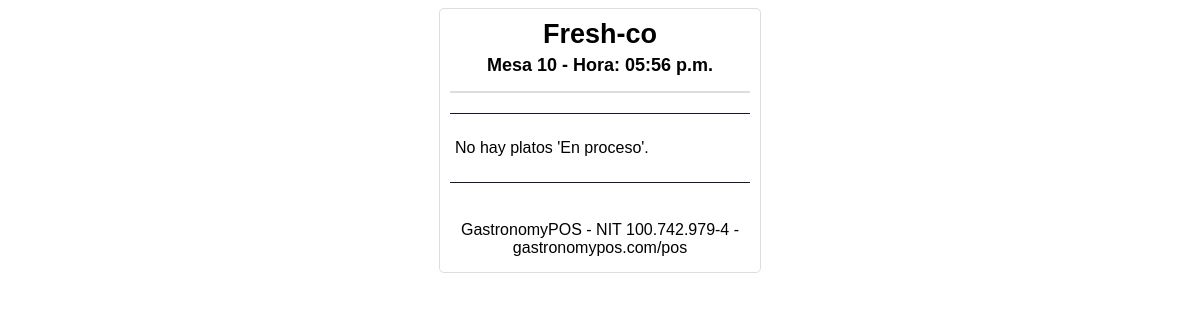
/app/pedido/243/generar_comanda/ (signed in), run on the app's committed database.
### usuarios/models.py (models this page shows, shortened)
class Profile(models.Model):
    RESPONSABILIDAD_TRIBUTARIA_CHOICES = [
        ('Responsable del IVA', 'Responsable del IVA'),
        ('No - Impuesto Nacional al Consumo - INC', 'No - Impuesto Nacional al Consumo - INC'),
        ('No resp de INC', 'No resp de INC'),
        ('Resp de IVA e INC', 'Resp de IVA e INC'),
        ('Régimen especial', 'Régimen especial'),
    ]
    TIPO_PERSONA_CHOICES = [
        ('Nacional', 'Nacional'),
        ('Extranjero', 'Extranjero'),
    ]
    TIPO_DOCUMENTO_CHOICES = [
        ('CC', 'Cédula de Ciudadanía'),
        ('NIT', 'NIT'),
        ('Pasaporte', 'Pasaporte'),
        ('TI', 'Tarjeta de Identidad'),
        ('CE', 'Cédula de Extranjería'),
        ('RUC', 'RUC'),
        ('Otro', 'Otro'),
    ]
    user = models.OneToOneField(User, on_delete=models.CASCADE)
    address = models.CharField(max_length=255, blank=True, null=True)
    phone = models.CharField(max_length=20, blank=True, null=True)
    company = models.CharField(max_length=255, blank=True, null=True)
    logo = models.ImageField(upload_to='logos/', blank=True, null=True)
    tipo_documento = models.CharField(
        max_length=20,
        choices=TIPO_DOCUMENTO_CHOICES,
        blank=True,
        null=True
    )
    numero_identificacion = models.CharField(max_length=20, blank=True, null=True)
    nombre = models.CharField(max_length=100, blank=True, null=True)
    segundo_nombre = models.CharField(max_length=100, blank=True, null=True)
    apellidos = models.CharField(max_length=100, blank=True, null=True)
    correo = models.EmailField(blank=True, null=True)
    municipio_departamento = models.CharField(max_length=100, blank=True, null=True)
    direccion = models.CharField(max_length=255, blank=True, null=True)
    responsabilidad_tributaria = models.CharField(
        max_length=50,
        choices=RESPONSABILIDAD_TRIBUTARIA_CHOICES,
        blank=True,
        null=True
    )
    tipo_persona = models.CharField(
        max_length=20,
        choices=TIPO_PERSONA_CHOICES,
        blank=True,
        null=True
    )

### pedidos/models.py (models this page shows, shortened)
class Pedido(models.Model):
    usuario = models.ForeignKey(User, on_delete=models.CASCADE)
    mesa = models.ForeignKey(Mesa, on_delete=models.CASCADE)
    fecha_pedido = models.DateTimeField(auto_now_add=True)

### mesas/models.py (models this page shows, shortened)
class Mesa(models.Model):
    usuario = models.ForeignKey(User, on_delete=models.CASCADE)
    numero = models.PositiveIntegerField()
    capacidad = models.PositiveIntegerField()
    estado = models.CharField(max_length=10, choices=[('Libre', 'Libre'), ('Ocupada', 'Ocupada')])
    class Meta:
        unique_together = ('numero', 'usuario')

### pedidos/views.py (the view)
# urls.py: path('pedido/<int:pedido_id>/generar_comanda/', imprimir_comanda_pedido, name='imprimir_comanda_pedido'),
@login_required(login_url='/login/')
def imprimir_comanda_pedido(request, pedido_id):
    pedido = get_object_or_404(Pedido, id=pedido_id, usuario=request.user)
    detalles = ItemPedido.objects.filter(pedido=pedido, estado='En proceso')
    profile = Profile.objects.get(user=request.user)
    redirect_url = reverse('crear_pedido')
    return render(request, 'pedidos/imprimir_comanda.html', {
        'pedido': pedido,
        'detalles': detalles,
        'profile': profile,
        'redirect_url': redirect_url,
    })

### pedidos/templates/pedidos/imprimir_comanda.html (shortened to what this page needs)
{% load custom_filters %}
<!DOCTYPE html>
<html>
<head>
</head>
<body>
    <div class="invoice">
        <div class="section-header">
            <h2><strong>{{ profile.company }}</strong></h2>
            <h4><strong>Mesa </strong>{{ pedido.mesa.numero }} -<strong> Hora: </strong>{{ pedido.fecha_pedido|date:"h:i a" }}</h4>
        </div>
        <hr class="hr">
        <table class="invoice-table">
            <tbody>
                {% for detalle in detalles %}
                <tr class="total-row">
                    <td>{{ detalle.cantidad }} - {{ detalle.plato.nombre }}</td>
                    <td>{{ detalle.detalle }}</td>
                </tr>
                {% empty %}
                <tr>
                    <td colspan="4">No hay platos 'En proceso'.</td>
                </tr>
                {% endfor %}
            </tbody>
        </table>
        <hr class="hr">
        <br>
        <p>GastronomyPOS - NIT 100.742.979-4 - gastronomypos.com/pos</p>
    </div>
</body>
</html>

### pedidos/templates/pedidos/imprimir_comanda.html (style rules this page uses)
body { font-family: Arial, sans-serif; text-align: center; }
.invoice { width: 100%; max-width: 300px; margin: auto; padding: 10px; border: 1px solid #ddd; border-radius: 5px; }
.invoice h1, .invoice h2, .invoice h3, .invoice h4, .invoice p { margin: 0; padding: 0; margin-bottom: 5px; }
.invoice-table { width: 100%; border-collapse: collapse; margin-top: 10px; }
.invoice-table th, .invoice-table td { padding: 5px; text-align: left; border: none; }
.hr { border: 0; border-top: 1px solid #1a1829; margin: 20px 0; }
.section-header { margin-bottom: 15px; font-size: 18px; font-weight: bold; border-bottom: 2px solid #ddd; padding-bottom: 10px; }

### data on the page
Profile: company "Fresh-co"
Pedido: mesa.numero "10", fecha_pedido "05:56 p.m."
